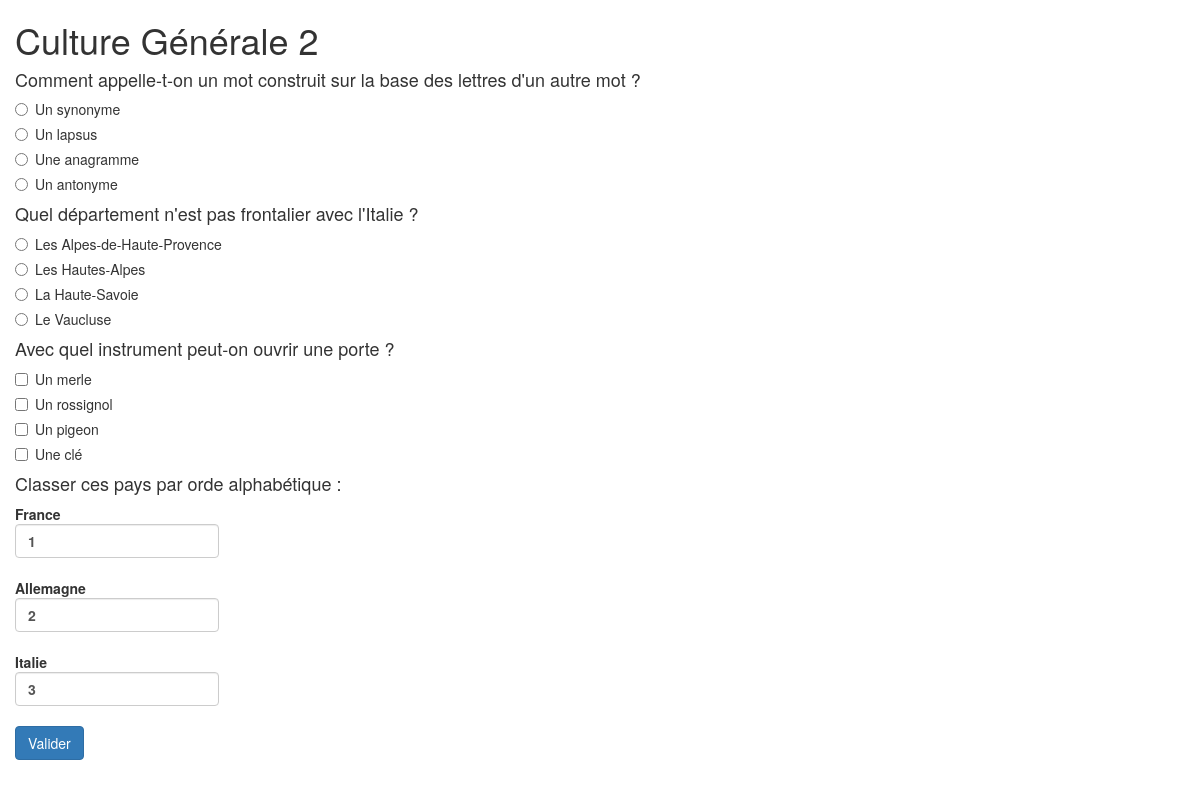
/index.php?p=quiz&id=3, run on the app's committed database.
### tables this page shows
CREATE TABLE IF NOT EXISTS `quiz` (
  `id` int(11) NOT NULL AUTO_INCREMENT,
  `titre` varchar(255) NOT NULL DEFAULT '0',
  PRIMARY KEY (`id`)
);

CREATE TABLE IF NOT EXISTS `questions` (
  `id` int(11) NOT NULL AUTO_INCREMENT,
  `intitule` varchar(255) NOT NULL DEFAULT '0',
  `type` enum('radio','box','nombre','ordre') NOT NULL DEFAULT 'radio',
  `id_quiz` int(11) NOT NULL DEFAULT '0',
  PRIMARY KEY (`id`),
  KEY `FK_id_quizz` (`id_quiz`),
  CONSTRAINT `FK_id_quizz` FOREIGN KEY (`id_quiz`) REFERENCES `quiz` (`id`)
);

CREATE TABLE IF NOT EXISTS `propositions` (
  `id` int(11) NOT NULL AUTO_INCREMENT,
  `reponses` varchar(255) NOT NULL DEFAULT '0',
  `id_question` int(11) NOT NULL DEFAULT '0',
  PRIMARY KEY (`id`),
  KEY `FK_id_questions` (`id_question`),
  FULLTEXT KEY `reponses` (`reponses`),
  CONSTRAINT `FK_id_questions` FOREIGN KEY (`id_question`) REFERENCES `questions` (`id`)
);

### index.php (called while the page is built, shortened)
<?php
include ('controleur/index.php');

### modele/get_titre_quiz.php (called while the page is built)
<?php
function get_titre_quiz($idQuiz){
    global $bdd;
    $req = $bdd->prepare('SELECT titre FROM quiz WHERE id=:idQuiz');
    $req->execute(array(':idQuiz' => $idQuiz));
    $titre = $req->fetchColumn();
    return $titre;
}

### modele/get_questions.php (called while the page is built)
<?php
function get_questions($idQuiz){
    global $bdd;
    $req = $bdd->prepare("SELECT * FROM questions WHERE id_quiz = :idQuiz");
    $req->execute(array(':idQuiz' => $idQuiz));
    $questions = $req->fetchAll(PDO::FETCH_ASSOC);
    return $questions;
}

### modele/exist_quiz.php (called while the page is built)
<?php
function exist_quiz($idQuiz){
    global $bdd;
    $req = $bdd->prepare('SELECT * FROM quiz WHERE id = :idQuiz');
    $req->execute(array(':idQuiz' => $idQuiz));
    $res = $req->fetchColumn();
    return $res;
}

### modele/get_propositions.php (called while the page is built)
<?php
function get_propositions($idQuestion){
    global $bdd;
    $req = $bdd->prepare("SELECT id, reponses FROM propositions WHERE id_question = :idQuestion");
    $req->execute(array(':idQuestion' => $idQuestion));
    $propositions = $req->fetchAll(PDO::FETCH_ASSOC);
    return $propositions;
}

### vue/quiz.php (the view, shortened to what this page needs)
<!DOCTYPE html>
<html lang="fr">
<head>
    <link rel="stylesheet" href="https://maxcdn.bootstrapcdn.com/bootstrap/3.3.6/css/bootstrap.min.css">
</head>
<body>
<div class="container">
    <div class="row">
        <h1><?php echo $titre;?></h1>
        <form action="index.php?p=validation" method="post" class="form">
            <div class="form-group">
                <?php
                foreach($questions as $question)
                {
                    $compteurQuestion ++;
                    ?>
                    <h4><?php echo $question['intitule'];?></h4>
                    <?php
                    include_once('modele/get_propositions.php');
                    $propositions = get_propositions($question['id']);
                    $ordre = 0;
                    foreach ($propositions as $cle => $proposition) {
                        if($question['type'] == 'radio') {
                            ?>
                            <div class="radio">
                                <label>
                                    <input type="radio"
                                           name="<?php echo $compteurQuestion; ?>"
                                           id="<?php echo $compteurQuestion; ?>"
                                           value="<?php echo $proposition['reponses']; ?>"required>
                                    <?php echo $proposition['reponses'] ?>
                                </label>
                            </div>
                            <?php
                        }elseif($question['type'] == 'box'){
                        ?>
                            <div class="form-group checkbox options">
                                <label>
                                    <input type="checkbox"
                                           name="<?php echo $compteurQuestion; ?>[]"
                                           id="<?php echo $compteurQuestion; ?>"
                                           value="<?php echo $proposition['reponses']; ?>" required>
                                    <?php echo $proposition['reponses'] ?>
                                </label>
                            </div>
                            <?php
                        }
                        elseif($question['type'] == 'ordre'){
                            $ordre ++;
                            ?>
                            <div class="form-group">
                                <label for="<?php echo $compteurQuestion.'-'.$ordre; ?>"><?php echo $proposition['reponses']; ?>
                                    <input class="form-control" type="text"
                                           name="<?php echo $compteurQuestion;?>[]"
                                           id="<?php echo $compteurQuestion.'-'.$ordre; ?>"
                                           value="<?php echo $ordre; ?>"
                                           maxlength="1"
                                           required ">
                                </label>
                            </div>
                            <?php
                        }
                    }
                }
                ?>
                <button type="submit" id="quiz-send" class="btn btn-primary">Valider</button>
            </div>
        </form>
    </div>
</div>
</body>
</html>

### data on the page
quiz: titre "Culture Générale 2"
questions: intitule "Comment appelle-t-on un mot construit sur la base des lettres d'un autre mot ?"
propositions: reponses "Un synonyme"
propositions: reponses "Un lapsus"
propositions: reponses "Une anagramme"
propositions: reponses "Un antonyme"
questions: intitule "Quel département n'est pas frontalier avec l'Italie ?"
propositions: reponses "Les Alpes-de-Haute-Provence"
propositions: reponses "Les Hautes-Alpes"
propositions: reponses "La Haute-Savoie"
propositions: reponses "Le Vaucluse"
questions: intitule "Avec quel instrument peut-on ouvrir une porte ?"
propositions: reponses "Un merle"
propositions: reponses "Un rossignol"
propositions: reponses "Un pigeon"
propositions: reponses "Une clé"
questions: intitule "Classer ces pays par orde alphabétique :"
propositions: reponses "France"
propositions: reponses "Allemagne"
propositions: reponses "Italie"
